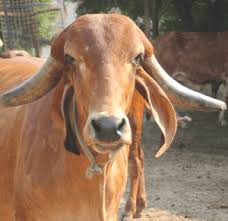
#> input picture uploads/gir_1.jpg, 228 x 221 px
$ python -i measurements.py   (imports and definitions only)
#> lines starting #> are read from the running program, lines starting #| are printed output that depends on the picture; after the words box and inside, x2 and y2 are one past the last pixel; in counts of white or black regions, pixels touching at a corner belong together
# measurements.py
import cv2
import numpy as np
import math

def load_image(path):
    img = cv2.imread(path)
    if img is None:
        raise ValueError("Cannot load image: " + path)
    return img

def get_largest_contour_from_thresh(gray):
    blur = cv2.GaussianBlur(gray, (7,7), 0)
    _, th = cv2.threshold(blur, 0, 255, cv2.THRESH_BINARY + cv2.THRESH_OTSU)
    cnts, _ = cv2.findContours(th.copy(), cv2.RETR_EXTERNAL, cv2.CHAIN_APPROX_SIMPLE)
    if not cnts:
        th = cv2.bitwise_not(th)
        cnts, _ = cv2.findContours(th.copy(), cv2.RETR_EXTERNAL, cv2.CHAIN_APPROX_SIMPLE)
    if not cnts:
        return None, th
    return max(cnts, key=cv2.contourArea), th

def pca_orientation(contour):
    data = contour.reshape(-1,2).astype(np.float64)
    mean = data.mean(axis=0)
    cov = np.cov((data-mean).T)
    eigvals, eigvecs = np.linalg.eigh(cov)
    idx = np.argmax(eigvals)
    major = eigvecs[:, idx]
    angle = math.atan2(major[1], major[0])  # radians
    return angle, mean

def rotate_points(pts, theta, center):
    """
    Rotate points by theta (radians) counter-clockwise around center (cx,cy).
    Positive theta rotates CCW.
    """
    cx, cy = center
    c = math.cos(theta); s = math.sin(theta)
    pts_rot = []
    for (x,y) in pts:
        xr = c*(x-cx) - s*(y-cy) + cx
        yr = s*(x-cx) + c*(y-cy) + cy
        pts_rot.append([xr, yr])
    return np.array(pts_rot)

def rotate_point(pt, theta, center):
    cx, cy = center
    c = math.cos(theta); s = math.sin(theta)
    x, y = pt
    xr = c*(x-cx) - s*(y-cy) + cx
    yr = s*(x-cx) + c*(y-cy) + cy
    return (xr, yr)

def fill_holes(mask):
    # mask: uint8 0/255
    h, w = mask.shape[:2]
    im_flood = mask.copy()
    mask_ff = np.zeros((h+2, w+2), np.uint8)
    cv2.floodFill(im_flood, mask_ff, (0,0), 255)
    im_flood_inv = cv2.bitwise_not(im_flood)
    filled = mask | im_flood_inv
    return filled

def keep_largest_component(bin_mask):
    cnts, _ = cv2.findContours(bin_mask.copy(), cv2.RETR_EXTERNAL, cv2.CHAIN_APPROX_SIMPLE)
    if not cnts:
        return bin_mask
    largest = max(cnts, key=cv2.contourArea)
    out = np.zeros_like(bin_mask)
    cv2.drawContours(out, [largest], -1, 255, -1)
    return out

def segment_with_grabcut(img, fallback_thresh=True, iter_gc=5):
    """
    Try to create a clean foreground mask using:
      1) a threshold-based initial bounding box
      2) cv2.grabCut with that bounding box
    Returns a binary mask (uint8 0/255)
    """
    h, w = img.shape[:2]
    gray = cv2.cvtColor(img, cv2.COLOR_BGR2GRAY)

    # 1) find a coarse largest contour from Otsu threshold
    contour, th = get_largest_contour_from_thresh(gray)
    if contour is None:
        # fallback: simple rectangle around center
        rect = (int(w*0.05), int(h*0.05), int(w*0.9), int(h*0.9))
    else:
        x,y,ww,hh = cv2.boundingRect(contour)
        padx = int(ww * 0.08) + 10
        pady = int(hh * 0.08) + 10
        x0 = max(0, x - padx); y0 = max(0, y - pady)
        x1 = min(w, x + ww + padx); y1 = min(h, y + hh + pady)
        rect = (x0, y0, x1 - x0, y1 - y0)

    # GrabCut
    mask_gc = np.zeros(img.shape[:2], np.uint8)
    bgdModel = np.zeros((1,65),np.float64)
    fgdModel = np.zeros((1,65),np.float64)
    try:
        cv2.grabCut(img, mask_gc, rect, bgdModel, fgdModel, iter_gc, cv2.GC_INIT_WITH_RECT)
        mask2 = np.where((mask_gc==2)|(mask_gc==0), 0, 1).astype('uint8')*255
    except Exception:
        # if grabcut fails, fallback to threshold mask
        mask2 = th.copy()

    # Clean mask: morphological close -> fill holes -> keep largest component
    kernel = cv2.getStructuringElement(cv2.MORPH_ELLIPSE, (11,11))
    mask2 = cv2.morphologyEx(mask2, cv2.MORPH_CLOSE, kernel, iterations=2)
    mask2 = fill_holes(mask2)
    mask2 = keep_largest_component(mask2)
    # Smooth edges
    mask2 = cv2.medianBlur(mask2, 5)
    return mask2

def contour_from_mask(mask):
    cnts, _ = cv2.findContours(mask.copy(), cv2.RETR_EXTERNAL, cv2.CHAIN_APPROX_SIMPLE)
    if not cnts:
        return None
    return max(cnts, key=cv2.contourArea)

def analyze_image(image_path, reference_pixel_length=None, reference_real_length_cm=None):
    """
    Improved analyze_image with GrabCut-based segmentation + refined measurements.
    Returns same structure as before with 'annotated_image' as a BGR numpy image.
    """
#> called with image_path = 'uploads/gir_1.jpg'
    img = load_image(image_path)
#> in load_image, img is the input picture: shape (221, 228, 3); mean B, G, R 93.3, 116.4, 145.3
    h, w = img.shape[:2]

    # 1) Segment
    mask = segment_with_grabcut(img)
#> in segment_with_grabcut, `gray = cv2.cvtColor(img, cv2.COLOR_BGR2GRAY)`:
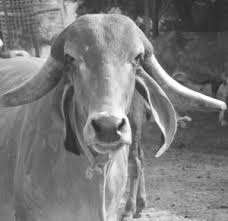
#> gray: shape (221, 228); min 34, max 255, mean 122.4
#> in get_largest_contour_from_thresh, `blur = cv2.GaussianBlur(gray, (7,7), 0)`:
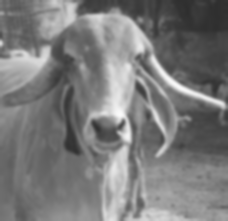
#> blur: shape (221, 228); min 46, max 250, mean 122.4
#> in get_largest_contour_from_thresh, `_, th = cv2.threshold(blur, 0, 255, cv2.THRESH_BINARY + cv2.THRESH_OTSU)`:
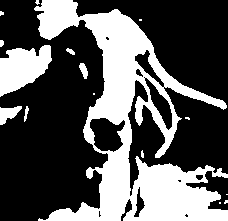
#> th: shape (221, 228); 34.6% white; 16 white regions (9 under 20 px)
#> in get_largest_contour_from_thresh, `cnts, _ = cv2.findContours(th.copy(), cv2.RETR_EXTERNAL, cv2.CHAIN_APP..`: cnts = 16 contours, 10 with area under 20; largest, box (x1, y1, x2, y2) and area: (34, 0, 228, 221) 16246, (0, 45, 52, 97) 1626, (0, 106, 22, 125) 202, (79, 63, 88, 79) 70, (24, 106, 29, 122) 26, (66, 48, 75, 55) 26
#> in segment_with_grabcut, `contour, th = get_largest_contour_from_thresh(gray)`: contour = contour of 726 points, box (x1, y1, x2, y2) (34, 0, 228, 221), area 16246
#> in segment_with_grabcut, `x,y,ww,hh = cv2.boundingRect(contour)`: x = 34; y = 0; ww = 194; hh = 221
#> in segment_with_grabcut, `padx = int(ww * 0.08) + 10`: padx = 25
#> in segment_with_grabcut, `pady = int(hh * 0.08) + 10`: pady = 27
#> in segment_with_grabcut, `x0 = max(0, x - padx)`: x0 = 9
#> in segment_with_grabcut, `y0 = max(0, y - pady)`: y0 = 0
#> in segment_with_grabcut, `x1 = min(w, x + ww + padx)`: x1 = 228
#> in segment_with_grabcut, `y1 = min(h, y + hh + pady)`: y1 = 221
#> in segment_with_grabcut, `rect = (x0, y0, x1 - x0, y1 - y0)`: rect = (9, 0, 219, 221)
#> in fill_holes, `cv2.floodFill(im_flood, mask_ff, (0,0), 255)`:
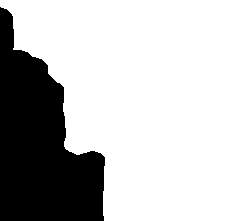
#> im_flood: shape (221, 228); 73.1% white; 1 black region, box (x1, y1, x2, y2) and area: (0, 7, 105, 221) 13553
    if mask is None or cv2.countNonZero(mask) < 5000:
        # fallback: try simple threshold
        gray = cv2.cvtColor(img, cv2.COLOR_BGR2GRAY)
        _, mask = cv2.threshold(gray, 0, 255, cv2.THRESH_BINARY + cv2.THRESH_OTSU)

    # Keep largest component again (safety)
    mask = keep_largest_component(mask)
    # produce contour from mask (full)
    contour = contour_from_mask(mask)
#> in contour_from_mask, `cnts, _ = cv2.findContours(mask.copy(), cv2.RETR_EXTERNAL, cv2.CHAIN_A..`: cnts = [[[0, 0], [0, 220], [227, 220], [227, 0]]]
#> contour = [[0, 0], [0, 220], [227, 220], [227, 0]]
    if contour is None or cv2.contourArea(contour) < 5000:
        raise ValueError("No valid contour detected")

    # 2) PCA orientation on full contour (so we align animal horizontally)
    angle, center = pca_orientation(contour)
#> in pca_orientation, `mean = data.mean(axis=0)`: mean = [113.5, 110]
#> in pca_orientation, `cov = np.cov((data-mean).T)`: cov = [[17176.3, 0], [0, 16133.3]]
#> in pca_orientation, `eigvals, eigvecs = np.linalg.eigh(cov)`: eigvals = [16133.3, 17176.3]; eigvecs = [[0, 1], [1, 0]]
#> in pca_orientation, `idx = np.argmax(eigvals)`: idx = 1
#> in pca_orientation, `major = eigvecs[:, idx]`: major = [1, 0]
#> in pca_orientation, `angle = math.atan2(major[1], major[0])`: angle = 0
#> angle = 0; center = [113.5, 110]
    # rotate contour points by -angle (so major axis -> x-axis)
    pts = contour.reshape(-1,2)
#> pts = [[0, 0], [0, 220], [227, 220], [227, 0]]
    pts_rot = rotate_points(pts, -angle, center)
#> in rotate_points, `cx, cy = center`: cx = 113.5; cy = 110
#> the loop in rotate_points, `for (x,y) in pts:` made 4 passes
#> (x, y, xr, yr) on passes 1 to 4: (0, 0, 0, 0), (0, 220, 0, 220), (227, 220, 227, 220), (227, 0, 227, 0)
#> after the loop in rotate_points, `for (x,y) in pts:`: pts_rot = [[0, 0], [0, 220], [227, 220], [227, 0]]
#> pts_rot = [[0, 0], [0, 220], [227, 220], [227, 0]]

    xs, ys = pts_rot[:,0], pts_rot[:,1]
#> xs = [0, 0, 227, 227]; ys = [0, 220, 220, 0]
    min_x, max_x, min_y, max_y = xs.min(), xs.max(), ys.min(), ys.max()
#> min_x = 0; max_x = 227; min_y = 0; max_y = 220
    body_length_px_raw = float(max_x - min_x)
#> body_length_px_raw = 227
    height_px_raw = float(max_y - min_y)
#> height_px_raw = 220

    # 3) Erode the mask to remove legs/tail (thin appendages) -> get a cleaner body shape
    kernel = cv2.getStructuringElement(cv2.MORPH_ELLIPSE, (15,15))
    eroded = cv2.erode(mask, kernel, iterations=6)   # adjust iterations for stronger erosion
    eroded = keep_largest_component(eroded)
    contour_eroded = contour_from_mask(eroded)
#> contour_eroded = [[0, 0], [0, 220], [227, 220], [227, 0]]
    if contour_eroded is None or cv2.contourArea(contour_eroded) < 1000:
        # fallback: use original contour (no erosion)
        contour_eroded = contour
        eroded = mask.copy()

    pts_e = contour_eroded.reshape(-1,2)
#> pts_e = [[0, 0], [0, 220], [227, 220], [227, 0]]
    pts_e_rot = rotate_points(pts_e, -angle, center)
#> the loop in rotate_points (call 2), `for (x,y) in pts:` made 4 passes
#> pts_e_rot = [[0, 0], [0, 220], [227, 220], [227, 0]]
    xs_e, ys_e = pts_e_rot[:,0], pts_e_rot[:,1]
#> xs_e = [0, 0, 227, 227]; ys_e = [0, 220, 220, 0]
    min_x_e, max_x_e, min_y_e, max_y_e = xs_e.min(), xs_e.max(), ys_e.min(), ys_e.max()
#> min_x_e = 0; max_x_e = 227; min_y_e = 0; max_y_e = 220

    # Body length using eroded (less influenced by tail/legs)
    body_length_px = float(max_x_e - min_x_e)
#> body_length_px = 227
    height_withers_px = float(max_y_e - min_y_e)
#> height_withers_px = 220

    # Chest width: measure at a row ~35% from top of eroded body
    chest_y = int(min_y_e + 0.35 * (max_y_e - min_y_e))
#> chest_y = 77
    # find left/right boundary at chest_y on eroded mask (in rotated coords)
    # To do this, create rotated mask and read the row
    # Create rotated mask by rotating mask image
    # We'll create a blank mask image and rotate using warpAffine

    # create mask image from eroded contour in original space, then rotate
    eroded_img = np.zeros((h,w), np.uint8)
    cv2.drawContours(eroded_img, [contour_eroded], -1, 255, -1)
    # rotate the eroded_img around center by -angle
    M = cv2.getRotationMatrix2D(tuple(center), -math.degrees(angle), 1.0)
#> M = [[1, 0, 0], [0, 1, 0]]
    rotated_eroded = cv2.warpAffine(eroded_img, M, (w, h), flags=cv2.INTER_NEAREST, borderValue=0)

    chest_y_int = int(round(chest_y))
#> chest_y_int = 77
    chest_y_int = max(0, min(h-1, chest_y_int))
    row = rotated_eroded[chest_y_int]
#> row = 228 values from 255 to 255
    xs_row = np.where(row > 0)[0]
#> xs_row = 228 values from 0 to 227
    if xs_row.size >= 2:
        chest_left_x = float(xs_row.min())
#> chest_left_x = 0
        chest_right_x = float(xs_row.max())
#> chest_right_x = 227
        chest_width_px = chest_right_x - chest_left_x
#> chest_width_px = 227
    else:
        # fallback heuristic
        chest_width_px = 0.4 * height_withers_px

    # Rump angle: estimate slope of the upper-back near the rump (right end)
    # Use rotated_eroded contour points (rotated coords)
    # pick points within x > max_x_e - 0.15*body_length
    cutoff = max_x_e - 0.15 * (max_x_e - min_x_e)
#> cutoff = 192.9
    mask_pts = pts_e_rot
#> mask_pts = [[0, 0], [0, 220], [227, 220], [227, 0]]
    right_region_pts = mask_pts[mask_pts[:,0] >= cutoff]
#> right_region_pts = [[227, 220], [227, 0]]
    # keep the top-most of those (upper-back): choose points with y < min_y_e + 0.5*height
    upper_back_pts = right_region_pts[right_region_pts[:,1] <= (min_y_e + 0.5*(max_y_e - min_y_e))]
#> upper_back_pts = [[227, 0]]
    if len(upper_back_pts) >= 3:
        xs_fit = upper_back_pts[:,0]
        ys_fit = upper_back_pts[:,1]
        # fit linear model y = m*x + c
        m, c = np.polyfit(xs_fit, ys_fit, 1)
        rump_angle_rad = math.atan(m)
        rump_angle_deg = float(round(math.degrees(rump_angle_rad), 2))
    else:
        # fallback to PCA angle (converted to degrees)
        rump_angle_deg = float(round(math.degrees(angle), 2))
#> rump_angle_deg = 0

    # Convert to cm if reference provided
    if reference_pixel_length and reference_real_length_cm:
        pixels_per_cm = reference_pixel_length / reference_real_length_cm
        body_length_cm = body_length_px / pixels_per_cm
        height_withers_cm = height_withers_px / pixels_per_cm
        chest_width_cm = chest_width_px / pixels_per_cm
    else:
        body_length_cm = height_withers_cm = chest_width_cm = None

    # Annotate original image: draw contours (original mask), and draw the measurement lines
    annotated = img.copy()
    cv2.drawContours(annotated, [contour], -1, (0,200,0), 2)  # main contour

    # compute endpoints in rotated coords and convert back to original coords to draw lines
    left_rot = (min_x_e, (min_y_e + max_y_e)/2)
#> left_rot = (0, 110)
    right_rot = (max_x_e, (min_y_e + max_y_e)/2)
#> right_rot = (227, 110)
    top_rot = ((min_x_e + max_x_e)/2, min_y_e)
#> top_rot = (113.5, 0)
    bottom_rot = ((min_x_e + max_x_e)/2, max_y_e)
#> bottom_rot = (113.5, 220)

    # rotate back by +angle to original image space
    left_orig = tuple(map(int, rotate_point(left_rot, angle, center)))
#> in rotate_point, `cx, cy = center`: cx = 113.5; cy = 110
#> in rotate_point, `c = math.cos(theta)`: c = 1
#> in rotate_point, `s = math.sin(theta)`: s = 0
#> in rotate_point, `x, y = pt`: y = 110
#> in rotate_point, `xr = c*(x-cx) - s*(y-cy) + cx`: xr = 0
#> in rotate_point, `yr = s*(x-cx) + c*(y-cy) + cy`: yr = 110
#> left_orig = (0, 110)
    right_orig = tuple(map(int, rotate_point(right_rot, angle, center)))
#> right_orig = (227, 110)
    top_orig = tuple(map(int, rotate_point(top_rot, angle, center)))
#> top_orig = (113, 0)
    bottom_orig = tuple(map(int, rotate_point(bottom_rot, angle, center)))
#> bottom_orig = (113, 220)

    # Body length line
    cv2.line(annotated, left_orig, right_orig, (0,255,0), 3)
    cv2.putText(annotated, f"Body: {body_length_px:.1f}px", (left_orig[0], left_orig[1]-12),
                cv2.FONT_HERSHEY_SIMPLEX, 0.7, (0,255,0), 2)

    # Height line
    cv2.line(annotated, top_orig, bottom_orig, (0,255,0), 3)
    cv2.putText(annotated, f"Height: {height_withers_px:.1f}px", (top_orig[0]+8, top_orig[1]+20),
                cv2.FONT_HERSHEY_SIMPLEX, 0.6, (0,255,0), 2)

    # Chest width: endpoints in rotated coords then back
    chest_left_rot = (chest_left_x, chest_y_int)
#> chest_left_rot = (0, 77)
    chest_right_rot = (chest_right_x if xs_row.size>=2 else chest_left_x + chest_width_px, chest_y_int)
#> chest_right_rot = (227, 77)
    chest_left_orig = tuple(map(int, rotate_point(chest_left_rot, angle, center)))
#> chest_left_orig = (0, 77)
    chest_right_orig = tuple(map(int, rotate_point(chest_right_rot, angle, center)))
#> chest_right_orig = (227, 77)

    cv2.line(annotated, chest_left_orig, chest_right_orig, (0,255,0), 3)
    cv2.putText(annotated, f"Chest: {chest_width_px:.1f}px", (chest_left_orig[0], chest_left_orig[1]-10),
                cv2.FONT_HERSHEY_SIMPLEX, 0.6, (0,255,0), 2)
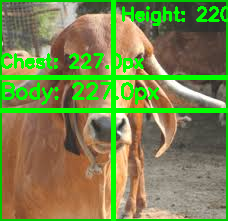
#> annotated: shape (221, 228, 3); mean B, G, R 78.2, 135.2, 121.3

    # Optionally draw a small marker for withers (approx: top_orig)
    cv2.circle(annotated, (int(top_orig[0]), int(top_orig[1])), 5, (0,120,255), -1)
#> annotated: shape (221, 228, 3); 0.09% of pixels changed, all inside (x1, y1, x2, y2) = (108, 0, 119, 6)

    return {
        "body_length_px": body_length_px,
        "height_withers_px": height_withers_px,
        "chest_width_px": chest_width_px,
        "rump_angle_deg": rump_angle_deg,
        "body_length_cm": body_length_cm,
        "height_withers_cm": height_withers_cm,
        "chest_width_cm": chest_width_cm,
        "annotated_image": annotated
    }

>>> result = analyze_image('uploads/gir_1.jpg')
#> result = 8 items
